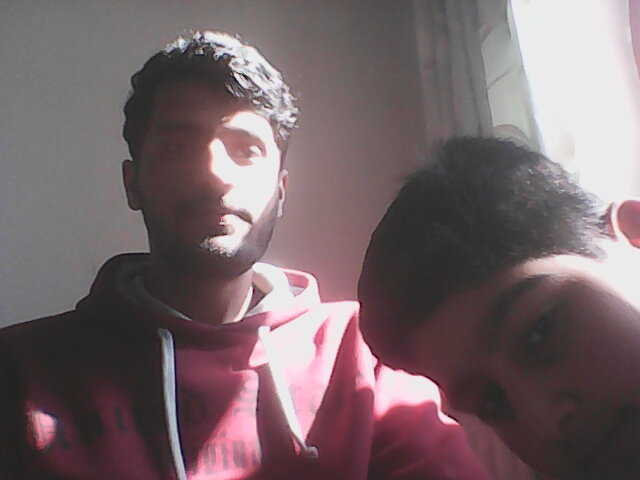
#> input picture test.jpg, 640 x 480 px
$ python -i contour_area_calculation.py   (imports and definitions only)
#> lines starting #> are read from the running program, lines starting #| are printed output that depends on the picture; after the words box and inside, x2 and y2 are one past the last pixel; in counts of white or black regions, pixels touching at a corner belong together
import imutils
import cv2
import numpy as np
import matplotlib.pyplot as plt

def calculate_area_of_contour(path):

#> called with path = 'test.jpg'
    img = cv2.imread(path, 0)
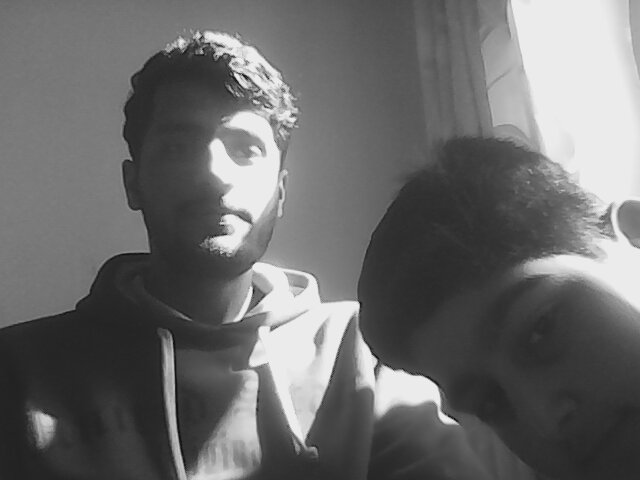
#> img: shape (480, 640); min 9, max 251, mean 107.5
    kernel = np.ones((5,5),np.uint8)
    img = cv2.erode(img,kernel,iterations = 1)
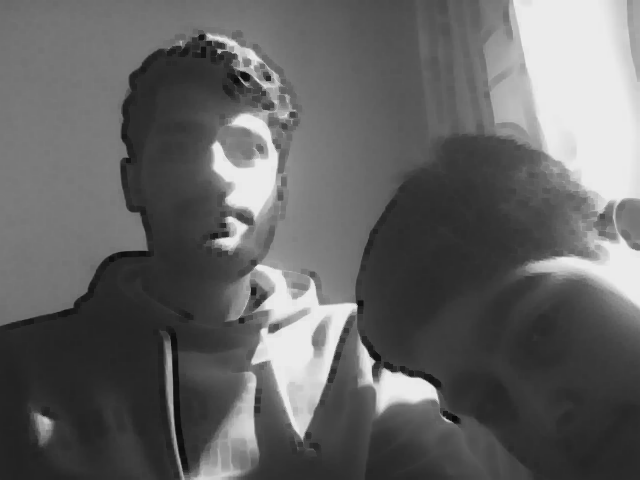
#> img: shape (480, 640); min 9, max 235, mean 100
    ret, thresh = cv2.threshold(img, 127, 255, 0)
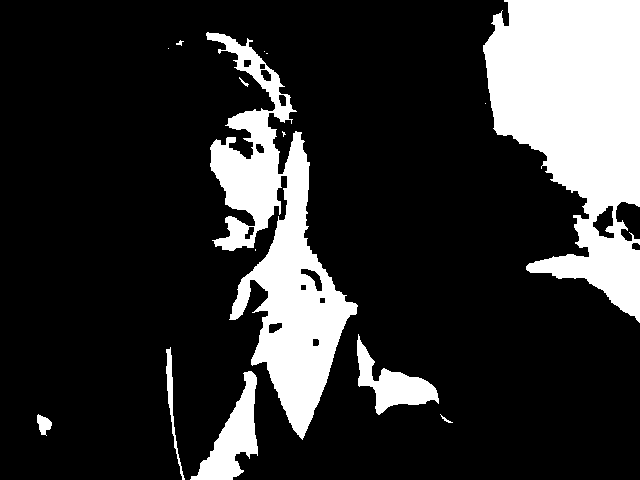
#> thresh: shape (480, 640); 19.5% white; 15 white regions (6 under 20 px)
    color = cv2.cvtColor(img, cv2.COLOR_GRAY2BGR)
    contours, hierarchy = cv2.findContours(thresh, cv2.RETR_TREE, cv2.CHAIN_APPROX_SIMPLE)
#> contours = 27 contours, 9 with area under 20; largest, box (x1, y1, x2, y2) and area: (483, 0, 640, 323) 31408, (206, 32, 358, 440) 22042, (190, 371, 258, 480) 2860, (357, 334, 439, 415) 2252, (592, 205, 615, 239) 440

    contour_area_array = sorted([cv2.contourArea(x) for x in contours])
#> contour_area_array = 27 values from 0 to 31408.5
    contour_area = sum(contour_area_array[0:-1])/len(contour_area_array[0:-1])
#> contour_area = 1117.2
    return contour_area

>>> result = calculate_area_of_contour('test.jpg')
#> result = 1117.2

$ run again, on black_cat.jpg
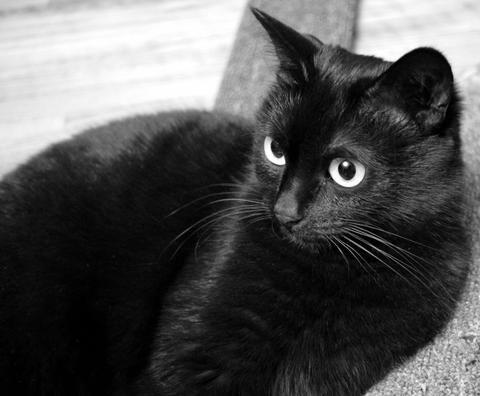
#> input picture black_cat.jpg, 480 x 396 px
#> in calculate_area_of_contour, img is the input picture: shape (396, 480); min 0, max 255, mean 82.4
#> in calculate_area_of_contour, `img = cv2.erode(img,kernel,iterations = 1)`:
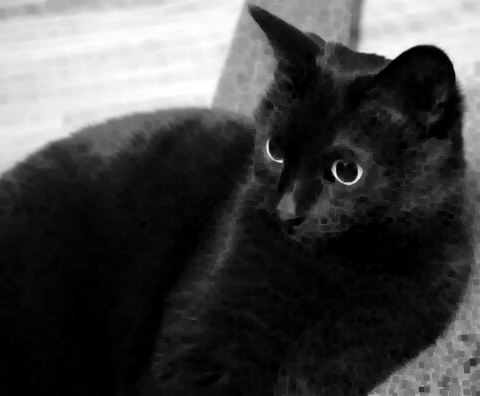
#> img: shape (396, 480); min 0, max 254, mean 69.8
#> in calculate_area_of_contour, `ret, thresh = cv2.threshold(img, 127, 255, 0)`:
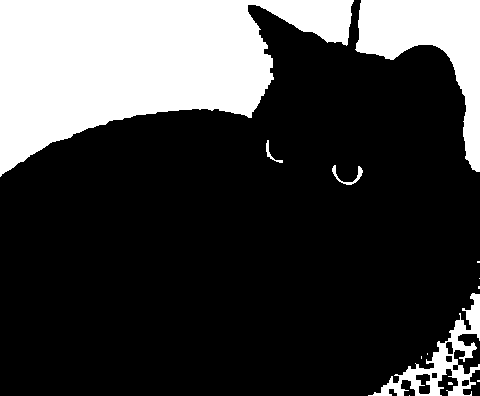
#> thresh: shape (396, 480); 25% white; 13 white regions (8 under 20 px)
#> contours = 19 contours, 8 with area under 20; largest, box (x1, y1, x2, y2) and area: (0, 0, 354, 177) 35371, (355, 0, 480, 172) 8182, (368, 293, 480, 396) 2848, (415, 373, 431, 395) 234, (332, 165, 363, 185) 102
#> contour_area_array = [0, 0, 0, 0, 2, 2, 2, 7.5, 34, 34, 45.5, 49, 50, 81.5, 102.5, 233.5, 2848.5, 8181.5, 35371]
#> contour_area = 648.5

$ run again, on rgy.jpeg
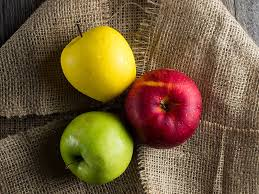
#> input picture rgy.jpeg, 259 x 194 px
#> in calculate_area_of_contour, `img = cv2.erode(img,kernel,iterations = 1)`:
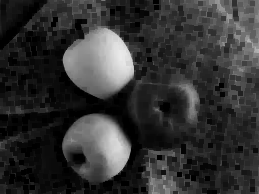
#> img: shape (194, 259); min 0, max 235, mean 51.2
#> in calculate_area_of_contour, `ret, thresh = cv2.threshold(img, 127, 255, 0)`:
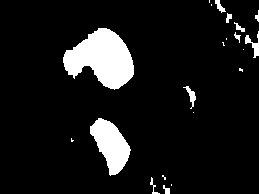
#> thresh: shape (194, 259); 9.2% white; 21 white regions (10 under 20 px)
#> contours = 21 contours, 13 with area under 20; largest, box (x1, y1, x2, y2) and area: (63, 28, 134, 90) 2628, (90, 118, 131, 176) 1256, (245, 31, 259, 58) 94, (183, 86, 196, 109) 72, (215, 0, 226, 13) 46, (234, 22, 245, 32) 29, (226, 13, 232, 23) 26, (163, 185, 170, 194) 24
#> contour_area_array = [0, 0, 0, 0, 0, 0, 1, 2, 3, 5, 12.5, 16.5, 18, 24, 25.5, 29, 46.5, 71.5, 94.5, 1255.5, 2627.5]
#> contour_area = 80.22
